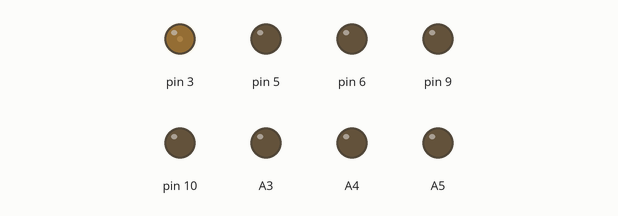
This sketch was run on a simulated Arduino Uno, built with avr-gcc and run on an emulated ATmega328P. Parts: output pins drawn as LEDs (lit = HIGH).

Above: at 0.12 s.
At 0.87 s:
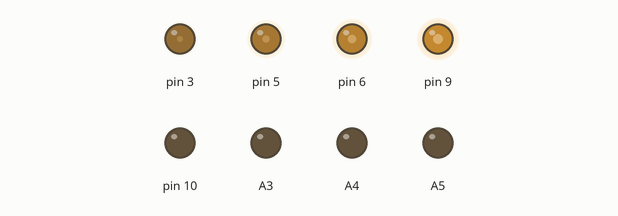
At 1.37 s:
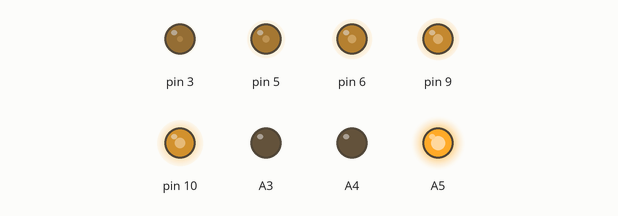
At 1.8 s:
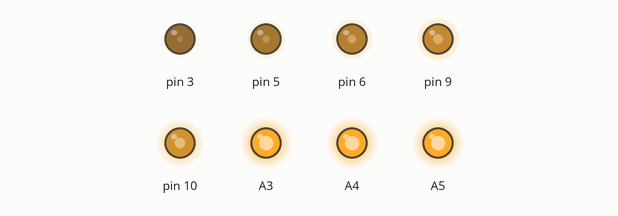
Timing chart, 0 to 3.3 s (numbered marks = the images above):
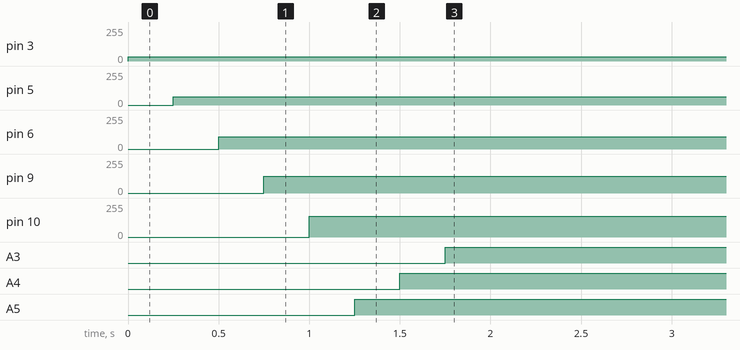

The sketch:

manejo_analogico_EJ2.ino
```cpp
void setup()
{
  pinMode(3, OUTPUT);
  pinMode(5, OUTPUT);
  pinMode(6, OUTPUT);
  pinMode(9, OUTPUT);
  pinMode(10, OUTPUT);
  pinMode(A3, OUTPUT);
  pinMode(A4, OUTPUT);
  pinMode(A5, OUTPUT);
}

void loop()
{
  analogWrite(3, 31);
  delay(250);
  analogWrite(5, 62);
  delay(250);
  analogWrite(6, 93);
  delay(250);
  analogWrite(9, 124);
  delay(250);
  analogWrite(10, 155);
  delay(250);
  analogWrite(A5, 186);
  delay(250);
  analogWrite(A4, 217);
  delay(250);
  analogWrite(A3, 250);
}
```

Measured:
- by itself, pin 3: 0/255 → 31/255 at 0.00 s
- by itself, pin 5: 0/255 → 62/255 at 0.25 s
- by itself, pin 6: 0/255 → 93/255 at 0.50 s
- by itself, pin 9: 0/255 → 124/255 at 0.75 s
- by itself, pin 10: 0/255 → 155/255 at 1.0 s
- by itself, A3: LOW → HIGH at 1.8 s
- by itself, A4: LOW → HIGH at 1.5 s
- by itself, A5: LOW → HIGH at 1.3 s
